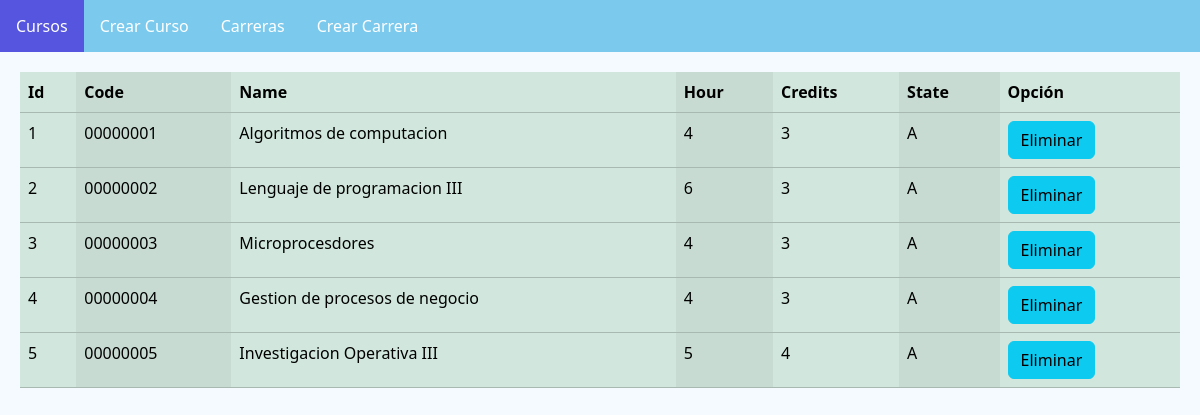
The page /miapp/cursos/ on the database its author committed.
### miapp/models.py (models this page shows)
class Course(models.Model):
    idcourse = models.BigAutoField(primary_key=True)
    code = models.CharField(max_length=8)
    name = models.CharField(max_length=30)
    hour = models.PositiveSmallIntegerField()
    credits = models.PositiveSmallIntegerField()
    state = models.CharField(max_length=1)

### miapp/views.py (the view)
# urls.py: path('cursos/', cursos, name='cursos'),
def cursos(request):
    cursosListado = Course.objects.all()
    return render(request, 'cursos.html', {"cursos": cursosListado})

### miapp/templates/cursos.html
{% extends 'base.html' %}
{% block content %}
        <table class="table table-success table-striped-columns">
            <thead>
                <tr>
                    <th>Id</th>
                    <th>Code</th>
                    <th>Name</th>
                    <th>Hour</th>
                    <th>Credits</th>
                    <th>State</th>
                    <th>Opción</th>
                </tr>
            </thead>
            <tbody>
                {% for c in cursos %}
                <tr>
                    <td>{{ c.idcourse }}</td>
                    <td>{{ c.code }}</td>
                    <td>{{ c.name }}</td>
                    <td>{{ c.hour }}</td>
                    <td>{{ c.credits }}</td>
                    <td>{{ c.state }}</td>
                    <td><a href="{% url 'eliminar_curso' idcourse=c.idcourse %}" class="btn btn-info">Eliminar</a></td>
                </tr>
                {% endfor %}
            </tbody>
        </table>
{% endblock %}

### miapp/static/miapp/styles.css (style rules this page uses)
body { font-family: Arial, Helvetica, sans-serif; margin: 0; padding: 0; }

### rows shown on the page
Course: idcourse "1", code "00000001", name "Algoritmos de computacion", hour "4", credits "3", state "A"
Course: idcourse "2", code "00000002", name "Lenguaje de programacion III", hour "6", credits "3", state "A"
Course: idcourse "3", code "00000003", name "Microprocesdores", hour "4", credits "3", state "A"
Course: idcourse "4", code "00000004", name "Gestion de procesos de negocio", hour "4", credits "3", state "A"
Course: idcourse "5", code "00000005", name "Investigacion Operativa III", hour "5", credits "4", state "A"
